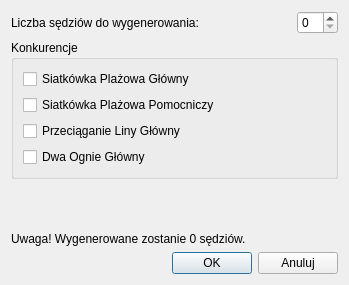
<?xml version="1.0" encoding="UTF-8"?>
<ui version="4.0">
 <class>GenerateJugdeDialog</class>
 <widget class="QDialog" name="GenerateJugdeDialog">
  <property name="geometry">
   <rect>
    <x>0</x>
    <y>0</y>
    <width>349</width>
    <height>285</height>
   </rect>
  </property>
  <property name="windowTitle">
   <string>Dialog</string>
  </property>
  <layout class="QVBoxLayout" name="verticalLayout_2">
   <item>
    <layout class="QHBoxLayout" name="horizontalLayout">
     <item>
      <widget class="QLabel" name="label">
       <property name="text">
        <string>Liczba sędziów do wygenerowania:</string>
       </property>
      </widget>
     </item>
     <item>
      <spacer name="horizontalSpacer_2">
       <property name="orientation">
        <enum>Qt::Horizontal</enum>
       </property>
       <property name="sizeHint" stdset="0">
        <size>
         <width>40</width>
         <height>20</height>
        </size>
       </property>
      </spacer>
     </item>
     <item>
      <widget class="QSpinBox" name="Ilosc">
       <property name="suffix">
        <string/>
       </property>
       <property name="prefix">
        <string/>
       </property>
       <property name="maximum">
        <number>99</number>
       </property>
       <property name="value">
        <number>0</number>
       </property>
       <property name="displayIntegerBase">
        <number>10</number>
       </property>
      </widget>
     </item>
    </layout>
   </item>
   <item>
    <widget class="QGroupBox" name="groupBox">
     <property name="title">
      <string>Konkurencje</string>
     </property>
     <layout class="QVBoxLayout" name="verticalLayout">
      <item>
       <widget class="QCheckBox" name="SiatkowkaPlazowaG">
        <property name="text">
         <string>Siatkówka Plażowa Główny</string>
        </property>
       </widget>
      </item>
      <item>
       <widget class="QCheckBox" name="SiatkowkaPlazowaP">
        <property name="text">
         <string>Siatkówka Plażowa Pomocniczy</string>
        </property>
       </widget>
      </item>
      <item>
       <widget class="QCheckBox" name="PrzeciaganieLinyG">
        <property name="text">
         <string>Przeciąganie Liny Główny</string>
        </property>
       </widget>
      </item>
      <item>
       <widget class="QCheckBox" name="DwaOgnieG">
        <property name="text">
         <string>Dwa Ognie Główny</string>
        </property>
       </widget>
      </item>
     </layout>
    </widget>
   </item>
   <item>
    <spacer name="verticalSpacer">
     <property name="orientation">
      <enum>Qt::Vertical</enum>
     </property>
     <property name="sizeHint" stdset="0">
      <size>
       <width>20</width>
       <height>1</height>
      </size>
     </property>
    </spacer>
   </item>
   <item>
    <widget class="QLabel" name="Uwaga">
     <property name="text">
      <string>Uwaga! Wygenerowane zostanie 0 sędziów.</string>
     </property>
    </widget>
   </item>
   <item>
    <layout class="QHBoxLayout" name="horizontalLayout_2">
     <item>
      <spacer name="horizontalSpacer">
       <property name="orientation">
        <enum>Qt::Horizontal</enum>
       </property>
       <property name="sizeHint" stdset="0">
        <size>
         <width>40</width>
         <height>20</height>
        </size>
       </property>
      </spacer>
     </item>
     <item>
      <widget class="QPushButton" name="OK">
       <property name="text">
        <string>OK</string>
       </property>
      </widget>
     </item>
     <item>
      <widget class="QPushButton" name="Anuluj">
       <property name="text">
        <string>Anuluj</string>
       </property>
      </widget>
     </item>
    </layout>
   </item>
  </layout>
 </widget>
 <resources/>
 <connections/>
</ui>
